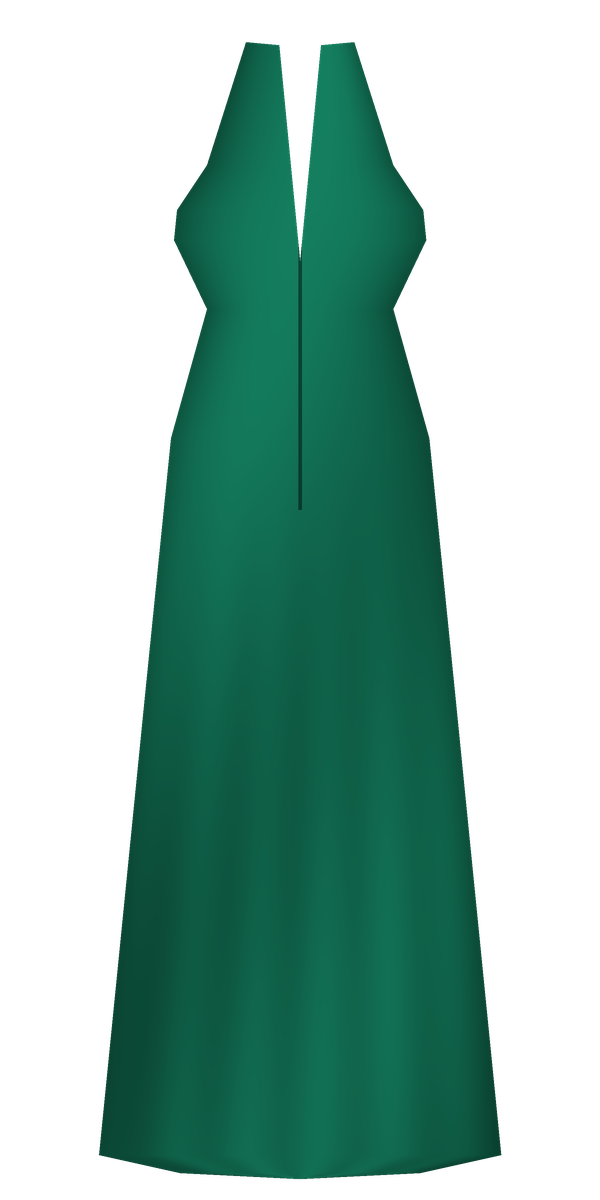
#> input picture data/dresses/emerald-maxi/back.png, 600 x 1200 px
$ python -i imaging.py   (imports and definitions only)
#> lines starting #> are read from the running program, lines starting #| are printed output that depends on the picture; after the words box and inside, x2 and y2 are one past the last pixel; in counts of white or black regions, pixels touching at a corner belong together
#> further down, picture is the input picture: PIL image 600x1200 RGBA; mean R, G, B, A 6.8, 44, 33, 112.6
"""Dress photo processing: background removal + automatic body calibration."""
from __future__ import annotations

import io

import numpy as np
from PIL import Image, ImageDraw, ImageFilter

MAX_H = 1400


# [16 lines left out: functions _has_real_alpha, _rembg, not called in this run]


def _color_key(img: Image.Image) -> Image.Image:
    """Remove a plain background (white wall, sheet, etc.).

    Only background *connected to the photo border* is removed, so white
    polka dots or prints inside the dress survive.
    """
    rgb = np.asarray(img.convert("RGB"), dtype=np.float32)
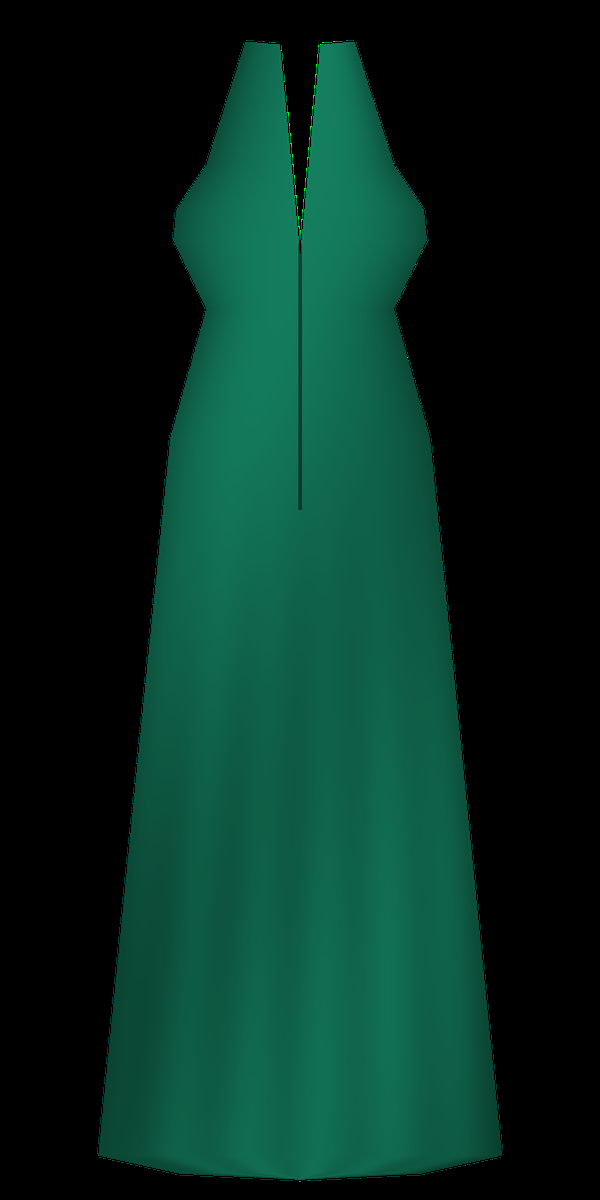
#> rgb: shape (1200, 600, 3) float32; mean R, G, B 6.8, 44, 33
    h, w, _ = rgb.shape
#> h = 1200; w = 600
    border = np.concatenate([rgb[0], rgb[-1], rgb[:, 0], rgb[:, -1]])
    bg = np.median(border, axis=0)
#> bg = [0, 0, 0]
    dist = np.sqrt(((rgb - bg) ** 2).sum(-1))
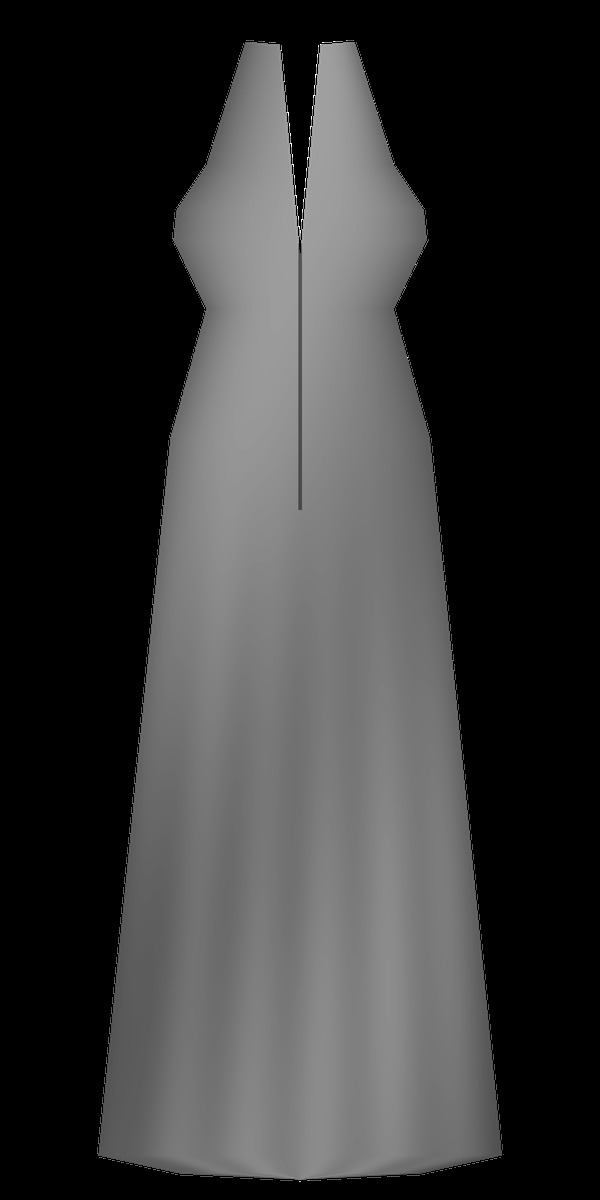
#> dist: shape (1200, 600) float32; min 0, max 255, mean 55.4
    # tolerance adapts to how noisy the border is
    tol = float(np.clip(np.percentile(np.sqrt(((border - bg) ** 2).sum(-1)), 90) * 1.6, 14, 60))
#> tol = 14

    # .copy(): fromarray shares the numpy buffer and floodfill silently no-ops on it
    cand = Image.fromarray(((dist < tol) * 255).astype(np.uint8), "L").copy()
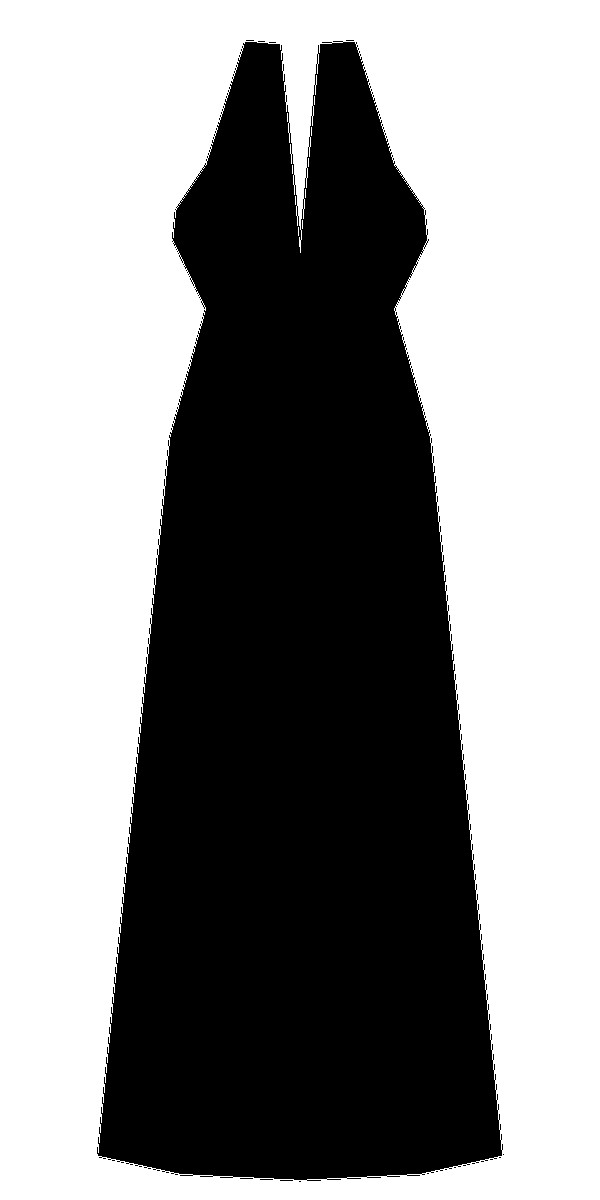
#> cand: PIL image 600x1200 L; 55.2% white; 28 black regions (27 under 20 px), largest, box (x1, y1, x2, y2) and area: (97, 41, 503, 1181) 322213
    draw_seeds = [(x, 0) for x in range(0, w, 7)] + [(x, h - 1) for x in range(0, w, 7)] + \
                 [(0, y) for y in range(0, h, 7)] + [(w - 1, y) for y in range(0, h, 7)]
    for s in draw_seeds:
        if cand.getpixel(s) == 255:
            ImageDraw.floodfill(cand, s, 128)
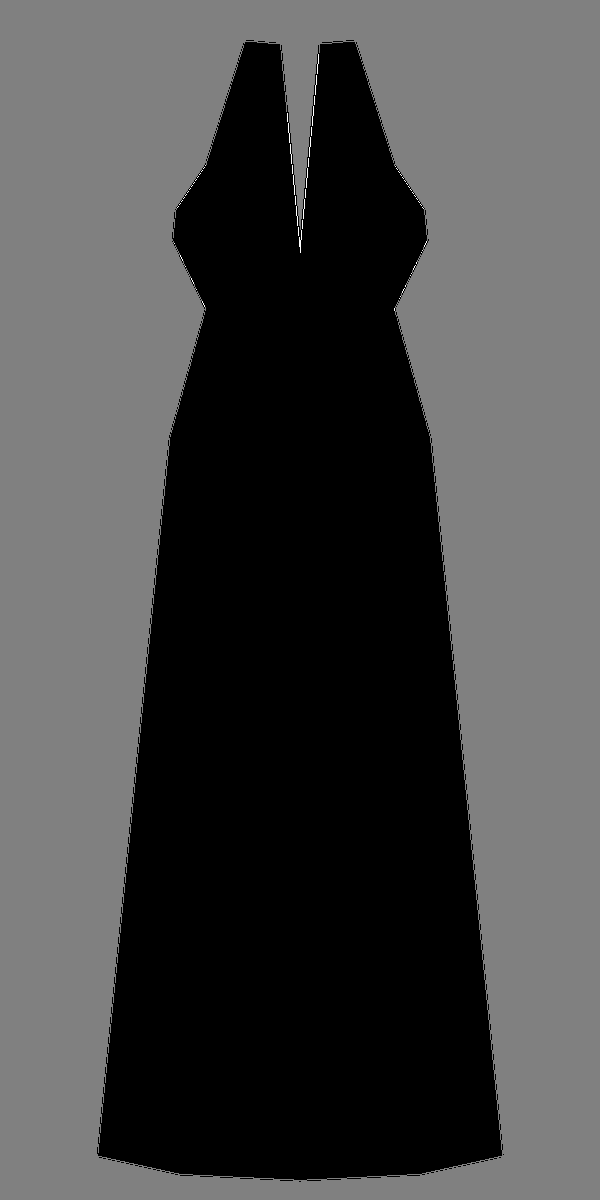
#> cand: PIL image 600x1200 L; min 0, max 255, mean 70.8
    bgmask = np.asarray(cand) == 128
#> bgmask: shape (1200, 600) bool; 55.2% white; 28 black regions (27 under 20 px), largest, box (x1, y1, x2, y2) and area: (97, 41, 503, 1181) 322635

    # soft edge: fade pixels that are close to bg colour near the boundary
    soft = np.clip((dist - tol * 0.6) / (tol * 0.8), 0, 1)
    alpha = np.where(bgmask, 0.0, 1.0)
    edge = Image.fromarray((alpha * 255).astype(np.uint8)).filter(ImageFilter.MinFilter(3)).filter(ImageFilter.MaxFilter(3))
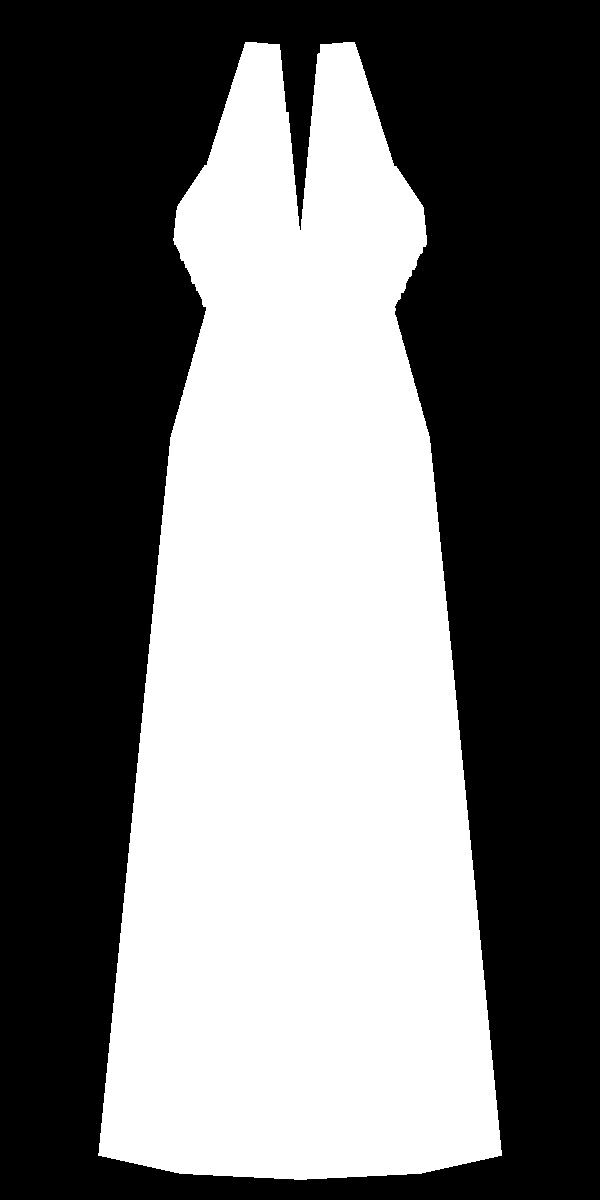
#> edge: PIL image 600x1200 L; 44.6% white; 1 white region, box (x1, y1, x2, y2) and area: (98, 42, 502, 1180) 321003
    alpha = np.asarray(edge, dtype=np.float32) / 255.0
    near = np.asarray(Image.fromarray((alpha * 255).astype(np.uint8)).filter(ImageFilter.MinFilter(5))) < 128
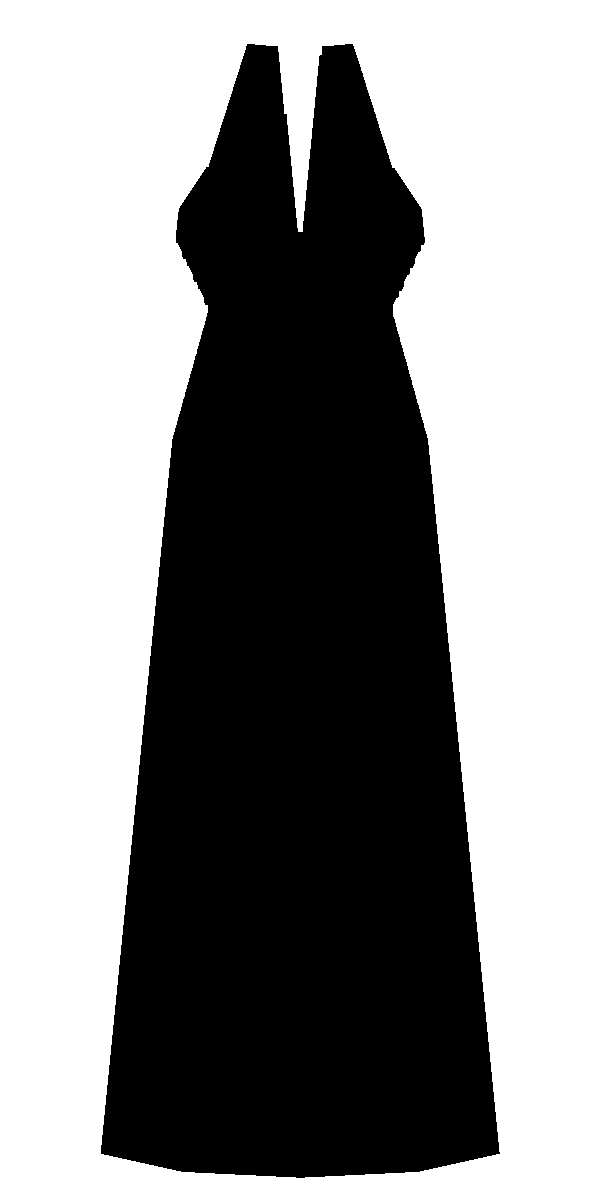
#> near: shape (1200, 600) bool; 56.4% white; 1 black region, box (x1, y1, x2, y2) and area: (101, 44, 500, 1178) 313838
    alpha = np.where(near & (alpha > 0), np.maximum(alpha * soft, 0), alpha)
#> alpha: shape (1200, 600) float32; values 0 (black) and 1 (white), 44.5% white; 1 white region, box (x1, y1, x2, y2) and area: (98, 42, 502, 1180) 320616
    a_img = Image.fromarray((alpha * 255).astype(np.uint8)).filter(ImageFilter.GaussianBlur(0.8))
    out = img.convert("RGBA")
    out.putalpha(a_img)
    return out


# [59 lines left out: functions cutout, auto_calibrate, thumbnail, not called in this run]

>>> from PIL import Image
>>> picture = Image.open('data/dresses/emerald-maxi/back.png')
>>> result = _color_key(picture)
